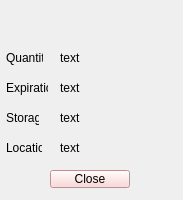
<?xml version="1.0" encoding="UTF-8"?>
<ui version="4.0">
 <class>MainWindow</class>
 <widget class="QWidget" name="itemInfoWindow">
  <property name="geometry">
   <rect>
    <x>0</x>
    <y>0</y>
    <width>183</width>
    <height>200</height>
   </rect>
  </property>
  <property name="windowTitle">
   <string>Item Details</string>
  </property>
  <widget class="QLabel" name="label_title">
   <property name="geometry">
    <rect>
     <x>60</x>
     <y>6</y>
     <width>50</width>
     <height>19</height>
    </rect>
   </property>
   <property name="font">
    <font>
     <pointsize>14</pointsize>
     <bold>true</bold>
    </font>
   </property>
   <property name="text">
    <string>&lt;Item&gt;</string>
   </property>
   <property name="alignment">
    <set>Qt::AlignCenter</set>
   </property>
  </widget>
  <widget class="QLabel" name="label_quantity">
   <property name="geometry">
    <rect>
     <x>6</x>
     <y>50</y>
     <width>37</width>
     <height>16</height>
    </rect>
   </property>
   <property name="text">
    <string>Quantity:</string>
   </property>
  </widget>
  <widget class="QLabel" name="label_expiration">
   <property name="geometry">
    <rect>
     <x>6</x>
     <y>80</y>
     <width>42</width>
     <height>16</height>
    </rect>
   </property>
   <property name="text">
    <string>Expiration:</string>
   </property>
  </widget>
  <widget class="QLabel" name="label_storage">
   <property name="geometry">
    <rect>
     <x>6</x>
     <y>110</y>
     <width>33</width>
     <height>16</height>
    </rect>
   </property>
   <property name="text">
    <string>Storage:</string>
   </property>
  </widget>
  <widget class="QLabel" name="label_location">
   <property name="geometry">
    <rect>
     <x>6</x>
     <y>140</y>
     <width>36</width>
     <height>16</height>
    </rect>
   </property>
   <property name="text">
    <string>Location:</string>
   </property>
  </widget>
  <widget class="QPushButton" name="closeBtn">
   <property name="geometry">
    <rect>
     <x>50</x>
     <y>170</y>
     <width>80</width>
     <height>18</height>
    </rect>
   </property>
   <property name="sizePolicy">
    <sizepolicy hsizetype="Minimum" vsizetype="Fixed">
     <horstretch>0</horstretch>
     <verstretch>0</verstretch>
    </sizepolicy>
   </property>
   <property name="styleSheet">
    <string>background-color: #FFCCCC; color: black;</string>
   </property>
   <property name="text">
    <string>Close</string>
   </property>
  </widget>
  <widget class="QLabel" name="infoQuantity">
   <property name="geometry">
    <rect>
     <x>60</x>
     <y>50</y>
     <width>36</width>
     <height>16</height>
    </rect>
   </property>
   <property name="text">
    <string>text</string>
   </property>
  </widget>
  <widget class="QLabel" name="infoExpiration">
   <property name="geometry">
    <rect>
     <x>60</x>
     <y>80</y>
     <width>36</width>
     <height>16</height>
    </rect>
   </property>
   <property name="text">
    <string>text</string>
   </property>
  </widget>
  <widget class="QLabel" name="infoStorage">
   <property name="geometry">
    <rect>
     <x>60</x>
     <y>110</y>
     <width>36</width>
     <height>16</height>
    </rect>
   </property>
   <property name="text">
    <string>text</string>
   </property>
  </widget>
  <widget class="QLabel" name="infoLocation">
   <property name="geometry">
    <rect>
     <x>60</x>
     <y>140</y>
     <width>36</width>
     <height>16</height>
    </rect>
   </property>
   <property name="text">
    <string>text</string>
   </property>
  </widget>
 </widget>
 <resources/>
 <connections/>
</ui>
